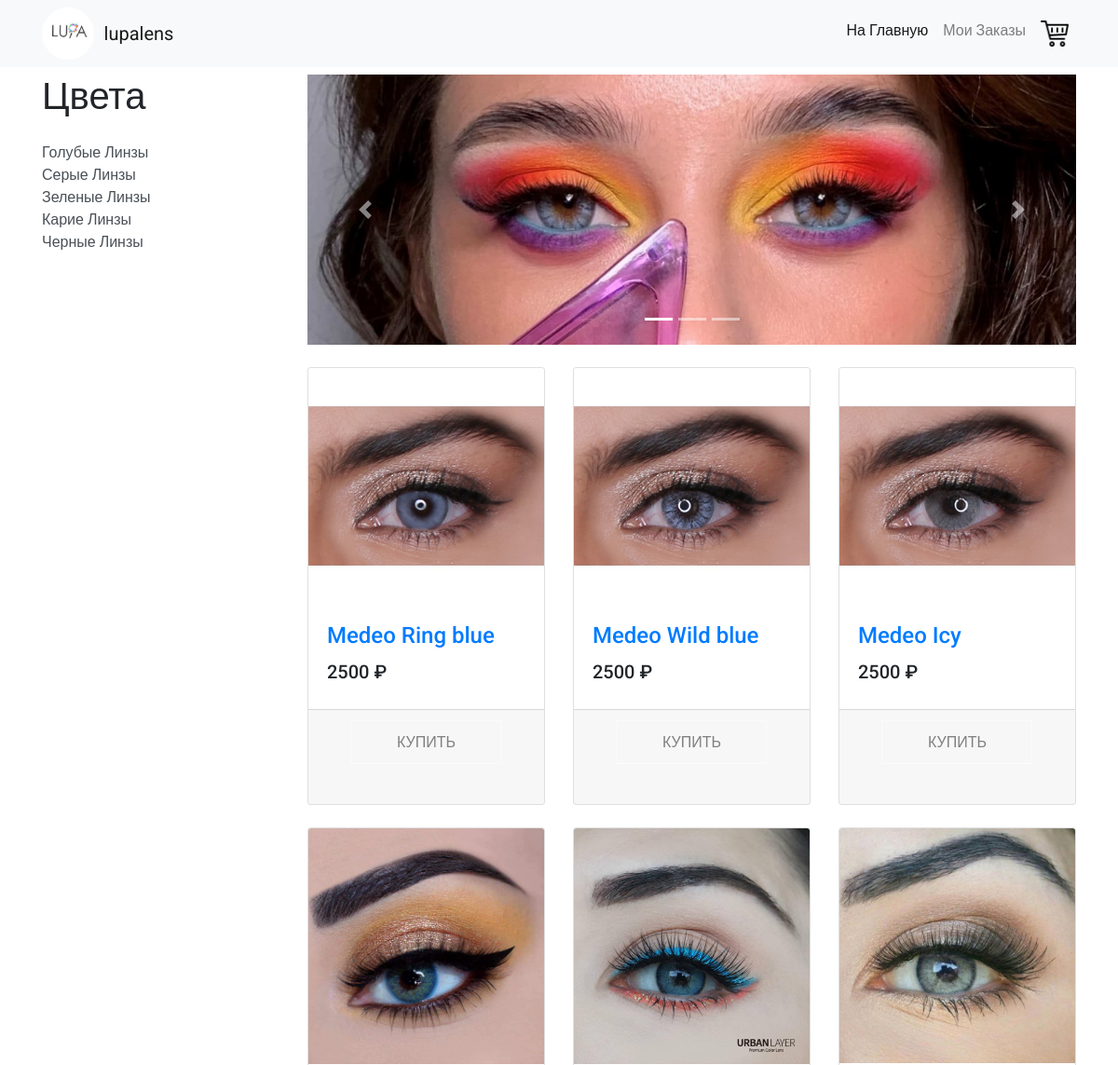
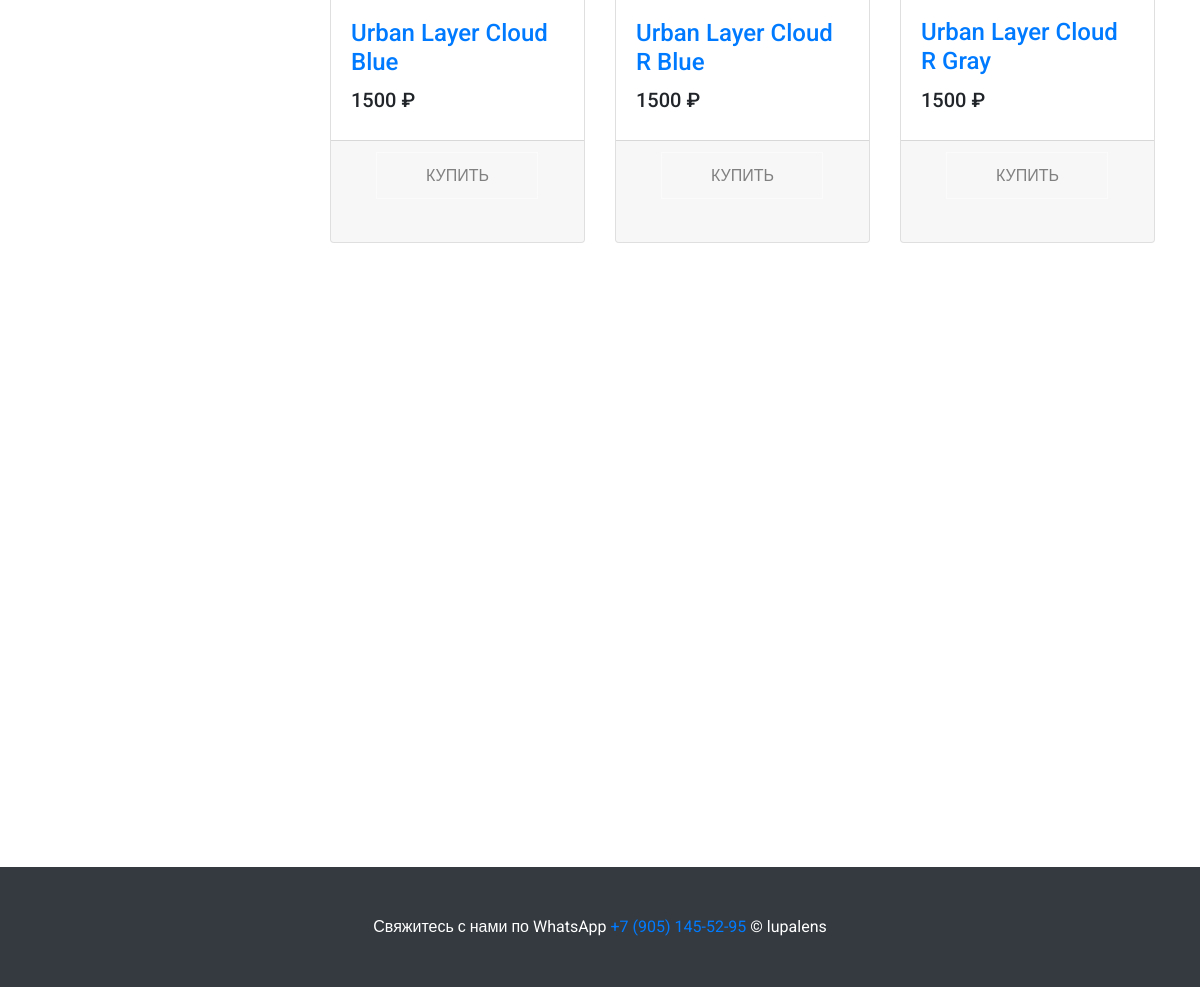
The page / on the database its author committed (2 pictures, top to bottom).
### models.py (models this page shows, shortened)
class lenses(db.Model):
    brand = db.Column(db.String(100), primary_key=True)
    color_name = db.Column(db.String(1000), primary_key=True)
    dioptrics = db.Column(db.Float, primary_key=True)
    replacement_frequency = db.Column(db.String(100), primary_key=True)
    color_category = db.Column(db.String(100))
    unit = db.Column(db.Integer)
    price = db.Column(db.Float)
    stock = db.Column(db.Integer)

### app.py (the view)
@app.route("/", methods=["POST", "GET"])
def home():
    isshopcart = False
    temp_uid = session.get("temp_uid", None)
    category_displayed_names = {'blue': 'Голубые Линзы', 'gray': 'Серые Линзы', 'green': 'Зеленые Линзы',
                                'brown': 'Карие Линзы', 'black': 'Черные Линзы'}
    if temp_uid == None:
        temp_uid = uuid.uuid4().hex
        session["temp_uid"] = temp_uid
        db_cartitems = None
    else:
        db_cartitems = db.session.query(shopping_cart).filter(shopping_cart.temp_uuid == temp_uid).all()
        db.session.close()
    db_displayed_lens = db.session.query(lenses.brand,lenses.color_name,lenses.price).filter().order_by(desc(lenses.stock)).limit(6).all()
    db.session.close()
    displayed_lenses = []
    for each in range(len(db_displayed_lens)):
        db_image_path = db.session.query(lens_images.image_path).filter(
            lens_images.brand == str(db_displayed_lens[each][0]), lens_images.color_name == str(db_displayed_lens[each][1]),
            lens_images.display_order == 1).first()
        item = {"brand": str(db_displayed_lens[each][0]),"color_name": str(db_displayed_lens[each][1]),
                "price": str(round(db_displayed_lens[each][2])), "image_path": str(db_image_path[0])}
        displayed_lenses.append(item)
    items = displayed_lenses
    return render_template("index.html", items = displayed_lenses, isshopcart=isshopcart,
                           db_cartitems = db_cartitems, category_displayed_names=category_displayed_names)

### templates/index.html (shortened to what this page needs)
{% extends "base.html"%}
{% block content %}
      <div class="col-lg-9">
        <div id="carouselExampleIndicators" class="carousel slide my-4" data-ride="carousel">
          <ol class="carousel-indicators">
            <li data-target="#carouselExampleIndicators" data-slide-to="0" class="active"></li>
            <li data-target="#carouselExampleIndicators" data-slide-to="1"></li>
            <li data-target="#carouselExampleIndicators" data-slide-to="2"></li>
          </ol>
          <div class="carousel-inner" role="listbox">
            <div class="carousel-item active">
              <img class="d-block img-fluid" src="/static/images/0.jpg" width="916" height="510" alt="First slide">
            </div>
          </div>
          <a class="carousel-control-prev" href="#carouselExampleIndicators" role="button" data-slide="prev">
            <span class="carousel-control-prev-icon" aria-hidden="true"></span>
          </a>
          <a class="carousel-control-next" href="#carouselExampleIndicators" role="button" data-slide="next">
            <span class="carousel-control-next-icon" aria-hidden="true"></span>
          </a>
        </div>
        <div class="row">
          {% for i in range(items|length) %}
          <div class="col-lg-4 col-md-6 mb-4">
            <div class="card h-100">
              <a href="#"><img class="card-img-top" src="{{items[i]['image_path']}}" alt=""></a>
              <div class="card-body">
                <h4 class="card-title">
                  <a href="/item_{{items[i]['brand']}}+{{items[i]['color_name']}}">{{items[i]['brand']}} {{items[i]['color_name']}}</a>
                </h4>
                <h5>{{items[i]['price']}} ₽</h5>
              </div>
              <div class="card-footer"><center>
                <a href="/item_{{items[i]['brand']}}+{{items[i]['color_name']}}" class="btnfos btnfos-5"><center>Купить</center></a></center>
              </div>
            </div>
          </div>
          {% endfor %}
        </div>
      </div>
{% endblock %}

### templates/base.html (shortened to what this page needs)
<!DOCTYPE html>
<html lang="en">
<head>
  <link href="static/vendor/bootstrap/css/bootstrap.min.css" rel="stylesheet">
  <link href="static/css/shop-homepage.css" rel="stylesheet">
  <link href="static/css/shop-item.css" rel="stylesheet">
  <link href="static/css/button.css" rel="stylesheet">
  <link href="static/css/social.css" rel="stylesheet">
  <link href="https://cdnjs.cloudflare.com/ajax/libs/font-awesome/4.7.0/css/font-awesome.css" rel="stylesheet">
</head>
<body>
  <nav class="navbar navbar-expand-lg navbar-light bg-light fixed-top">
    <div class="container">
      <img src="/static/images/lupa-logo.jpg" style="border-radius:50%;width:5%;length:5%;margin-right:1%"><a class="navbar-brand" href="/">lupalens</a>
      <div class="collapse navbar-collapse" id="navbarResponsive">
        <ul class="navbar-nav ml-auto">
          <li class="nav-item active">
            <a class="nav-link" href="/">На Главную
            </a>
          </li>
          <li class="nav-item">
            <a class="nav-link" href="/my_orders">Мои Заказы</a>
          </li>
          <li class="nav-item">
            {% if db_cartitems %}
            <a class="nav-link" href="/shopping_cart_page"><img src="/static/images/shopping-cart.png" width="30" height="30" style="width: 30px;"></a>
            {% else %}
            <a class="nav-link" href="/shopping_cart_page"><img src="/static/images/cart.png" width="30" height="30" style="width: 30px;"></a>
            {% endif %}
          </li>
        </ul>
      </div>
    </div>
  </nav>
  <div class="container">
    <div class="row">
      <div class="col-lg-3">
        {% if isshopcart == False%}
        <h1 class="my-4">Цвета</h1>
        <div class="list-group">
          {%for i in category_displayed_names%}
            <a href="/category_{{i}}" class="list-group-item-action">{{category_displayed_names[i]}}</a>
          {%endfor%}
        </div>
        {% endif %}
      </div>
      {% block content %}{%endblock%}
    </div>
  </div>
  <footer class="py-5 bg-dark" style="margin-top:50%">
    <div class="container">
      <p class="m-0 text-center text-white">Свяжитесь с нами по WhatsApp <a href="tel:+7 (905) 145-52-95">+7 (905) 145-52-95</a>  &copy; lupalens</p>
    </div>
  </footer>
</body>
</html>

### static/css/shop-homepage.css (style rules this page uses)
body { padding-top: 56px; }

### static/css/shop-item.css (style rules this page uses)
body { padding-top: 56px; }

### static/css/button.css (style rules this page uses)
* { -moz-box-sizing: inherit; box-sizing: inherit; -webkit-transition-property: all; transition-property: all; -webkit-transition-duration: .6s; transition-duration: .6s; -webkit-transition-timing-function: ease; transition-timing-function: ease; }
html, body { -moz-box-sizing: border-box; box-sizing: border-box; height: 100%; width: 100%; }
body { background: white; font-family: 'Roboto', sans-serif; font-weight: 400; }
.btnfos { color: grey; cursor: pointer; display: block; font-size: 16px; font-weight: 400; line-height: 45px; max-width: 160px; margin: 0 auto 2em; position: relative; text-transform: uppercase; vertical-align: middle; width: 100%; }
@media (min-width: 400px) { .btnfos { display: inline-block; margin-right: 0; } }
.btnfos-5 { border: 0 solid; box-shadow: inset 0 0 20px rgba(255, 255, 255, 0); outline: 1px solid; outline-color: rgba(255, 255, 255, 0); outline-offset: 0px; text-shadow: none; -webkit-transition: all 1250ms cubic-bezier(0.19, 1, 0.22, 1); transition: all 1250ms cubic-bezier(0.19, 1, 0.22, 1); outline-color: rgba(255, 255, 255, 0.5); outline-offset: 0px; }

### rows shown on the page
lenses: brand "Medeo", color_name "Ring blue"
lenses: brand "Medeo", color_name "Wild blue"
lenses: brand "Medeo", color_name "Icy"
lenses: brand "Urban Layer", color_name "Cloud Blue"
lenses: brand "Urban Layer", color_name "Cloud R Blue"
lenses: brand "Urban Layer", color_name "Cloud R Gray"

### other values the page prints
{{ category_displayed_names[i] }} "Голубые Линзы" "Серые Линзы" "Зеленые Линзы" "Карие Линзы" "Черные Линзы"
{{ items[i]['price'] }} "2500" "2500" "2500" "1500" "1500" "1500"
